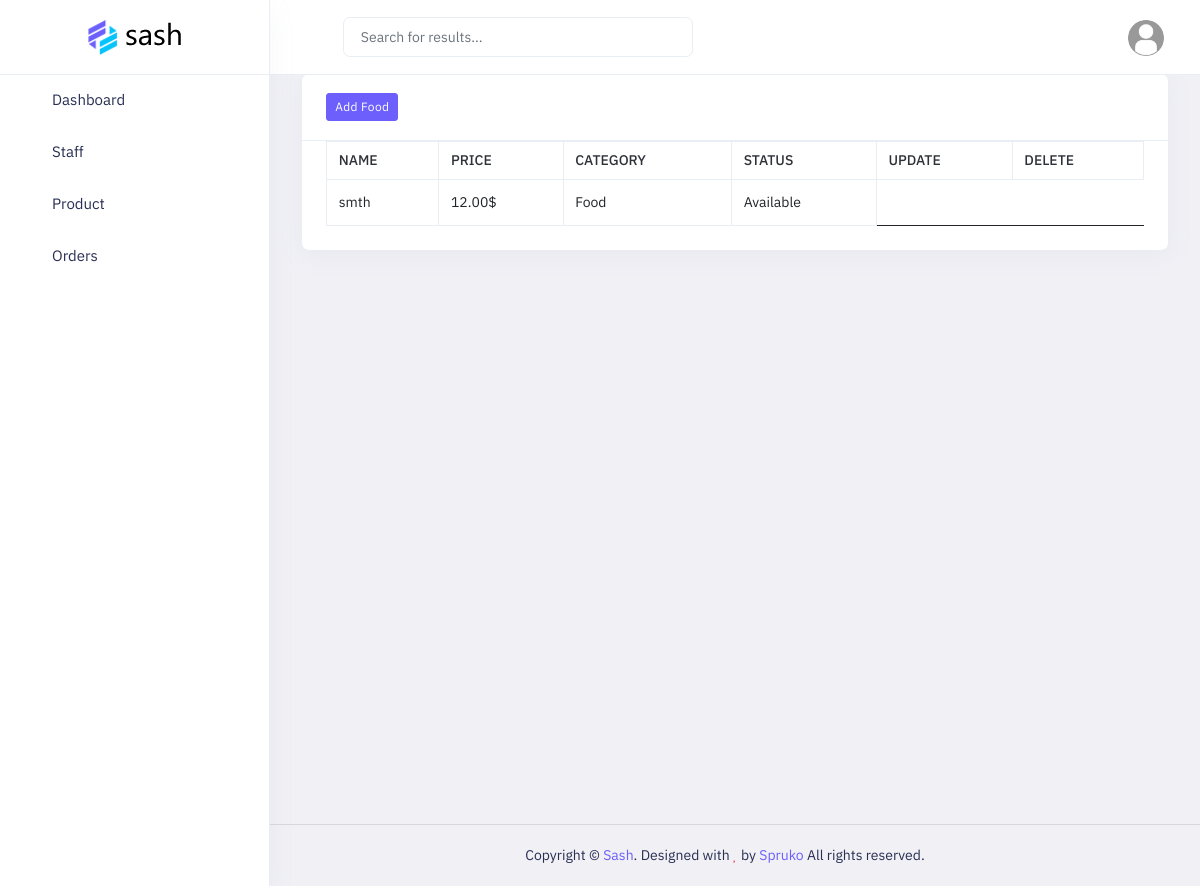
The app's page /food/ (signed in) with its own data.
### main/models.py (models this page shows)
class Food(models.Model):
    name = models.CharField(max_length=23232)
    price = models.DecimalField(max_digits=50, decimal_places=2)
    available = models.BooleanField(default=False)
    category = models.ForeignKey(Category, on_delete=models.SET_NULL, null=True, blank=True)

class Category(models.Model):
    name = models.CharField(max_length=210)

### main/views.py (the view, shortened to what this page needs)
# urls.py: path('food/', food_view, name='food'),
@login_required(login_url='login')
def food_view(request):
    context = {
        'category': Category.objects.all(),
        'food': Food.objects.all()
    }
    return render(request, 'product/food.html', context)

### templates/product/food.html (shortened to what this page needs)
{% extends "dashboard/base.html" %}
{% load static %}
{% block content %}
    <div class="main-content app-content">
        <div class="side-app">
            <div class="main-container container-fluid">
                <div class="row row-cards">
                    <div class="col-lg-12 col-xl-12">
                        <div class="card">
                            {% if user.role == 1 %}
                                <div class="card-header">
                                    <a class="modal-effect" data-bs-effect="effect-flip-vertical" data-bs-toggle="modal" href="#add_product"><button class="btn btn-sm btn-primary badge" type="button">Add Food</button></a>
                                </div>
                            {% endif %}
                            <div class="e-table px-5 pb-5">
                                <div class="table-responsive table-lg">
                                    <table class="table border-top table-bordered mb-0">
                                        <thead>
                                            <tr>
                                                <th>Name</th>
                                                <th>Price</th>
                                                <th>Category</th>
                                                <th>Status</th>
                                                <th>Update</th>
                                                {% if user.role == 4 %}
                                                    <td>Change Status</td>
                                                {% else %}
                                                    <th>Delete</th>
                                                {% endif %}
                                            </tr>
                                        </thead>
                                        <tbody>
                                            {% for i in food %}
                                                <tr>
                                                    <td class="text-nowrap align-middle">{{ i.name }}</td>
                                                    <td class="text-nowrap align-middle">{{ i.price  }}$</td>
                                                    <td class="text-nowrap align-middle">{{ i.category.name  }}</td>
                                                    {% if i.available == True %}
                                                        <td class="text-nowrap align-middle">Available</td>
                                                    {% else %}
                                                        <td class="text-nowrap align-middle">Not Available</td>
                                                    {% endif %}
                                                </tr>
                                            {% endfor %}
                                        </tbody>
                                    </table>
                                </div>
                            </div>
                        </div>
                    </div>
                </div>
            </div>
        </div>
    </div>
{% endblock %}

### static/assets/colors/color1.css (style rules this page uses)
a { color: var(--primary-bg-color); }
.btn-primary { color: #fff !important; background: var(--primary-bg-color) !important; border-color: var(--primary-bg-color) !important; }

### records on screen
Food: name "smth", price "12.00", category.name "Food", available "Available"
